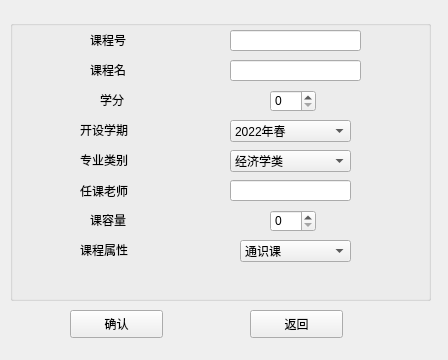
<?xml version="1.0" encoding="UTF-8"?>
<ui version="4.0">
 <class>editCourseMessage</class>
 <widget class="QWidget" name="editCourseMessage">
  <property name="geometry">
   <rect>
    <x>0</x>
    <y>0</y>
    <width>448</width>
    <height>360</height>
   </rect>
  </property>
  <property name="minimumSize">
   <size>
    <width>448</width>
    <height>360</height>
   </size>
  </property>
  <property name="maximumSize">
   <size>
    <width>449</width>
    <height>361</height>
   </size>
  </property>
  <property name="windowTitle">
   <string>编辑课程信息</string>
  </property>
  <widget class="QPushButton" name="noButton">
   <property name="geometry">
    <rect>
     <x>250</x>
     <y>310</y>
     <width>93</width>
     <height>28</height>
    </rect>
   </property>
   <property name="text">
    <string>返回</string>
   </property>
  </widget>
  <widget class="QPushButton" name="yesButton">
   <property name="geometry">
    <rect>
     <x>70</x>
     <y>310</y>
     <width>93</width>
     <height>28</height>
    </rect>
   </property>
   <property name="maximumSize">
    <size>
     <width>16777215</width>
     <height>16777215</height>
    </size>
   </property>
   <property name="text">
    <string>确认</string>
   </property>
  </widget>
  <widget class="QGroupBox" name="groupBox">
   <property name="geometry">
    <rect>
     <x>10</x>
     <y>20</y>
     <width>421</width>
     <height>281</height>
    </rect>
   </property>
   <property name="title">
    <string/>
   </property>
   <widget class="QWidget" name="widget_2" native="true">
    <property name="geometry">
     <rect>
      <x>210</x>
      <y>10</y>
      <width>161</width>
      <height>251</height>
     </rect>
    </property>
    <widget class="QLineEdit" name="setcourseID">
     <property name="geometry">
      <rect>
       <x>10</x>
       <y>0</y>
       <width>131</width>
       <height>21</height>
      </rect>
     </property>
    </widget>
    <widget class="QLineEdit" name="setcourseName">
     <property name="geometry">
      <rect>
       <x>10</x>
       <y>30</y>
       <width>131</width>
       <height>21</height>
      </rect>
     </property>
    </widget>
    <widget class="QSpinBox" name="setCredit">
     <property name="geometry">
      <rect>
       <x>50</x>
       <y>60</y>
       <width>46</width>
       <height>22</height>
      </rect>
     </property>
     <property name="showGroupSeparator" stdset="0">
      <bool>false</bool>
     </property>
    </widget>
    <widget class="QComboBox" name="settime">
     <property name="geometry">
      <rect>
       <x>10</x>
       <y>90</y>
       <width>121</width>
       <height>22</height>
      </rect>
     </property>
     <item>
      <property name="text">
       <string>2022年春</string>
      </property>
     </item>
     <item>
      <property name="text">
       <string>2022年秋</string>
      </property>
     </item>
     <item>
      <property name="text">
       <string>2023年春</string>
      </property>
     </item>
     <item>
      <property name="text">
       <string>2023年秋</string>
      </property>
     </item>
     <item>
      <property name="text">
       <string>2024年春</string>
      </property>
     </item>
     <item>
      <property name="text">
       <string>2024年秋</string>
      </property>
     </item>
    </widget>
    <widget class="QLineEdit" name="setteacherName">
     <property name="geometry">
      <rect>
       <x>10</x>
       <y>150</y>
       <width>121</width>
       <height>21</height>
      </rect>
     </property>
    </widget>
    <widget class="QSpinBox" name="setcapacity">
     <property name="geometry">
      <rect>
       <x>50</x>
       <y>180</y>
       <width>46</width>
       <height>22</height>
      </rect>
     </property>
    </widget>
    <widget class="QComboBox" name="setMajor">
     <property name="geometry">
      <rect>
       <x>10</x>
       <y>120</y>
       <width>121</width>
       <height>22</height>
      </rect>
     </property>
     <item>
      <property name="text">
       <string>经济学类</string>
      </property>
     </item>
     <item>
      <property name="text">
       <string>财政学类</string>
      </property>
     </item>
     <item>
      <property name="text">
       <string>金融学类</string>
      </property>
     </item>
     <item>
      <property name="text">
       <string>经济与贸易类</string>
      </property>
     </item>
     <item>
      <property name="text">
       <string>法学</string>
      </property>
     </item>
     <item>
      <property name="text">
       <string>中国语言文学类</string>
      </property>
     </item>
     <item>
      <property name="text">
       <string>教育学</string>
      </property>
     </item>
     <item>
      <property name="text">
       <string>中国语言文学类</string>
      </property>
     </item>
     <item>
      <property name="text">
       <string>外国语言文学类</string>
      </property>
     </item>
     <item>
      <property name="text">
       <string>历史学</string>
      </property>
     </item>
     <item>
      <property name="text">
       <string>数学类</string>
      </property>
     </item>
     <item>
      <property name="text">
       <string>物理学类</string>
      </property>
     </item>
     <item>
      <property name="text">
       <string>化学类</string>
      </property>
     </item>
     <item>
      <property name="text">
       <string>机械类</string>
      </property>
     </item>
     <item>
      <property name="text">
       <string>电子信息类</string>
      </property>
     </item>
     <item>
      <property name="text">
       <string>自动化类</string>
      </property>
     </item>
     <item>
      <property name="text">
       <string>计算机类</string>
      </property>
     </item>
     <item>
      <property name="text">
       <string>航空航天类</string>
      </property>
     </item>
    </widget>
    <widget class="QComboBox" name="setCharator">
     <property name="geometry">
      <rect>
       <x>20</x>
       <y>210</y>
       <width>111</width>
       <height>22</height>
      </rect>
     </property>
     <item>
      <property name="text">
       <string>通识课</string>
      </property>
     </item>
     <item>
      <property name="text">
       <string>专业必修课</string>
      </property>
     </item>
     <item>
      <property name="text">
       <string>专业限选课</string>
      </property>
     </item>
     <item>
      <property name="text">
       <string>选修课</string>
      </property>
     </item>
    </widget>
   </widget>
   <widget class="QLabel" name="labCourseID_2">
    <property name="geometry">
     <rect>
      <x>80</x>
      <y>10</y>
      <width>72</width>
      <height>20</height>
     </rect>
    </property>
    <property name="text">
     <string>课程号</string>
    </property>
   </widget>
   <widget class="QLabel" name="labCourseName_2">
    <property name="geometry">
     <rect>
      <x>80</x>
      <y>40</y>
      <width>72</width>
      <height>20</height>
     </rect>
    </property>
    <property name="text">
     <string>课程名</string>
    </property>
   </widget>
   <widget class="QLabel" name="labScore_2">
    <property name="geometry">
     <rect>
      <x>90</x>
      <y>70</y>
      <width>41</width>
      <height>20</height>
     </rect>
    </property>
    <property name="text">
     <string>学分</string>
    </property>
   </widget>
   <widget class="QLabel" name="labTime_2">
    <property name="geometry">
     <rect>
      <x>70</x>
      <y>100</y>
      <width>72</width>
      <height>20</height>
     </rect>
    </property>
    <property name="text">
     <string>开设学期</string>
    </property>
   </widget>
   <widget class="QLabel" name="labCharater_2">
    <property name="geometry">
     <rect>
      <x>70</x>
      <y>130</y>
      <width>72</width>
      <height>20</height>
     </rect>
    </property>
    <property name="text">
     <string>专业类别</string>
    </property>
   </widget>
   <widget class="QLabel" name="labTeacher_2">
    <property name="geometry">
     <rect>
      <x>70</x>
      <y>160</y>
      <width>71</width>
      <height>21</height>
     </rect>
    </property>
    <property name="text">
     <string>任课老师</string>
    </property>
   </widget>
   <widget class="QLabel" name="labCapacity_2">
    <property name="geometry">
     <rect>
      <x>80</x>
      <y>190</y>
      <width>72</width>
      <height>20</height>
     </rect>
    </property>
    <property name="text">
     <string>课容量</string>
    </property>
   </widget>
   <widget class="QLabel" name="labCharater_3">
    <property name="geometry">
     <rect>
      <x>70</x>
      <y>220</y>
      <width>72</width>
      <height>20</height>
     </rect>
    </property>
    <property name="text">
     <string>课程属性</string>
    </property>
   </widget>
  </widget>
  <widget class="QLabel" name="label_2">
   <property name="geometry">
    <rect>
     <x>-290</x>
     <y>-290</y>
     <width>1071</width>
     <height>841</height>
    </rect>
   </property>
   <property name="text">
    <string>&lt;html&gt;&lt;head/&gt;&lt;body&gt;&lt;p&gt;&lt;img src=&quot;:/image/R-C.jpg&quot;/&gt;&lt;/p&gt;&lt;/body&gt;&lt;/html&gt;</string>
   </property>
  </widget>
  <zorder>label_2</zorder>
  <zorder>noButton</zorder>
  <zorder>yesButton</zorder>
  <zorder>groupBox</zorder>
 </widget>
 <resources/>
 <connections/>
</ui>
